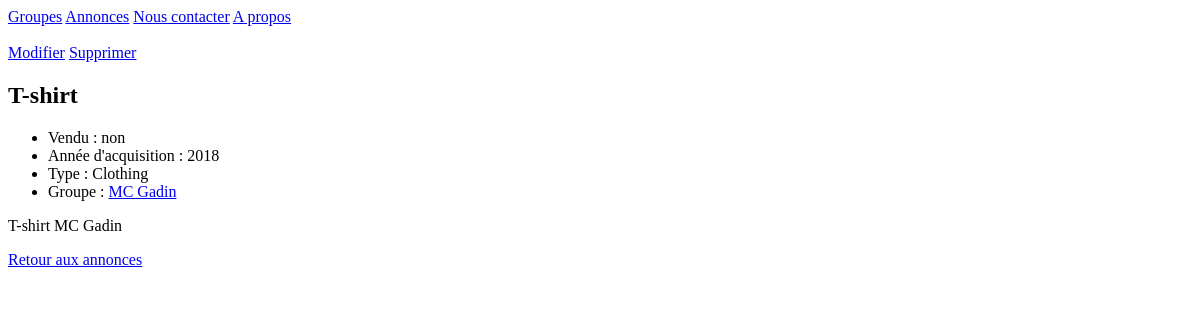
/listings/7/, run on an earlier commit of the app's database.
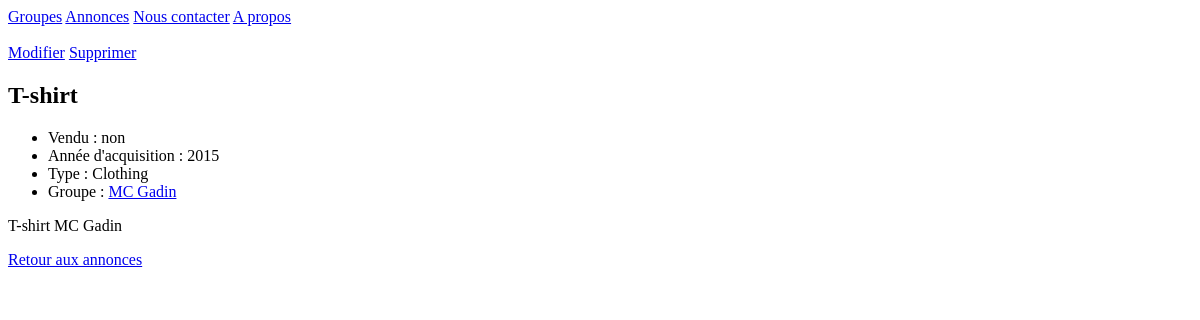
And on a later commit of the database.
### listings/models.py (models this page shows, shortened)
class Listing(models.Model):
    class Type(models.TextChoices):
        Records = 'RE'
        Clothing = 'CL'
        Posters = 'PO'
        Miscellaneous = 'MI'
    title = models.fields.CharField(max_length=100) # Titre de l'annonce -> longueur max de 100
    description = models.fields.CharField(max_length=500) # Description de l'article vendu -> longueur max de 500
    sold = models.fields.BooleanField(default=False) # Indique si l'objet a était vendu ou non -> false par défaut
    year = models.fields.IntegerField(
        validators=[MinValueValidator(1900), MaxValueValidator(2023)],
        null=True
    ) # Année de l'article -> valeur min et max & peut être null
    type = models.fields.CharField(choices=Type.choices, max_length=2) # Type de l'article -> type défini dans le choix
    band = models.ForeignKey(Band, null=True, on_delete=models.SET_NULL) # Mise en place clé étrangère avec modèle Band, null pour dire qu'une annonce peut être lié à aucun groupe, on_delete change l'état de la clé lorsque le groupe lié est supprimé

class Band(models.Model):
    class Genre(models.TextChoices):
        HIP_HOP = 'HH'
        SYNTH_POP = 'SP'
        ALTERNATIVE_ROCK = 'AR'
    name = models.fields.CharField(max_length=100) # Attibut name : Character Field -> champ qui stocke une chaine d'une longueur max de 100
    genre = models.fields.CharField(choices=Genre.choices, max_length=5) # Attribut genre : Character Field -> choix parmis les genres disponibles et longueur max de 5
    biography = models.fields.CharField(max_length=1000) # Attribut biographie : Character Field -> longueur max de 1000
    year_formed = models.fields.IntegerField(
        validators=[MinValueValidator(1900), MaxValueValidator(2023)]
    ) # Attribut année de formation : Integer Field -> validators pour une valeur min et une valeur max
    active = models.fields.BooleanField(default=True) # Attribut groupe actif : Boolean Field -> valeur par défaut True
    official_homepage = models.fields.URLField(null=True, blank=True) # Attribut page internet : URL Field -> autorise les valeurs NULL et permet de recevoir un texte vide

### listings/views.py (the view)
# urls.py: path('listings/<int:id>/', views.listing_detail, name='listing-detail'), # URL pour une annonce précise
def listing_detail(request, id):
    listing = Listing.objects.get(id=id)
    return render(request,
                  'listings/listing_detail.html',
                  {'listing': listing})

### listings/templates/listings/listing_detail.html
{% extends 'listings/base.html' %}
{% block content %}
<br>
<a href="{% url 'listing-update' listing.id %}">Modifier</a>
<a href="{% url 'listing-delete' listing.id %}">Supprimer</a>
<h2>{{ listing.title }}</h2>
<ul>
    <li>Vendu : {{ listing.sold|yesno }}</li>
    {% if listing.year %}
    <li>Année d'acquisition : {{ listing.year }}</li>
    {% endif %}
    <li>Type : {{ listing.get_type_display }}</li>
    {% if listing.band %}
    <li>Groupe : <a href="{% url 'band-detail' listing.band.id %}">{{ listing.band.name }}</a></li>
    {% endif %}
</ul>
<p>{{ listing.description }}</p>
<a href="{% url 'listing-list' %}">Retour aux annonces</a>
{% endblock %}

What changed in the data, as far as the page shows it:
changed Listing "T-shirt": year "2018" → "2015"
